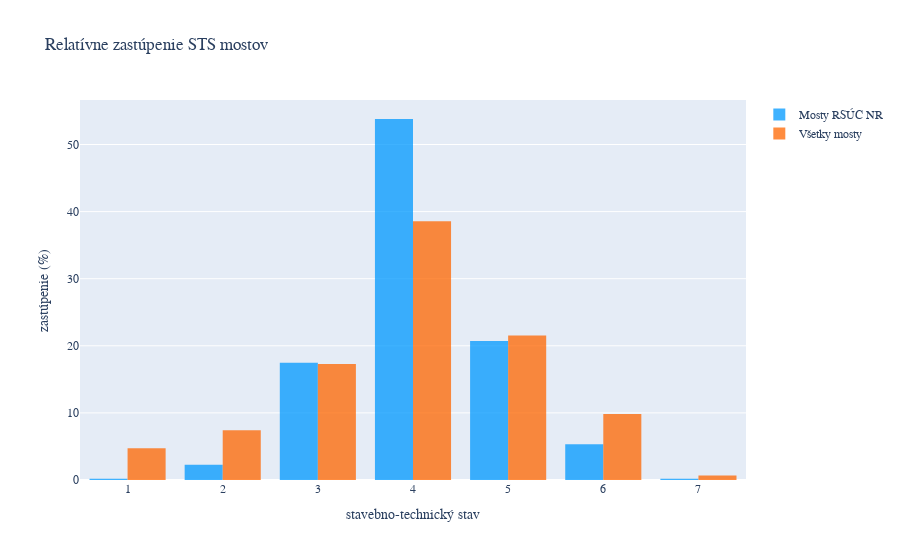

Notebook code for this chart:
### Code cell
import plotly.graph_objects as go

# Creating the histogram for filtered_bridges
trace_filtered = go.Histogram(
    x=filtered_bridges["n_2023"],
    name='Mosty RSÚC NR',
    marker_color='#0099FF ',
    opacity=0.75,
    histnorm='percent',
    offsetgroup=1  # Set offsetgroup to 1 for the bars to be side by side
)

# Creating the histogram for df_bridges_all
trace_all = go.Histogram(
    x=df_bridges_all["n_2023"],
    name='Všetky mosty',
    marker_color='#FF6600',
    opacity=0.75,
    histnorm='percent',
    offsetgroup=2  # Set offsetgroup to 2 for the bars to be side by side
)

# Creating the figure and adding the histograms
fig = go.Figure(data=[trace_filtered, trace_all])

# Update the layout with Montserrat font
fig.update_layout(
    title_text='Relatívne zastúpenie STS mostov',
    xaxis_title_text='stavebno-technický stav',
    yaxis_title_text='zastúpenie (%)',
    barmode='group',  # Set barmode to "group" for bars to be side by side
    font=dict(
        family="Montserrat, sans-serif",  # Set font family to Montserrat
    )
)

# Adjusting the opacity for better visualization
fig.update_traces(opacity=0.75)

fig.show()

### Figure 1 — Plotly figure (JSON) as saved in the notebook; plotly's stock layout.template omitted (floating-point values rounded to 4 significant figures; data arrays with more than 128 entries replaced by an {"elided": "..."} marker saying what was removed)
{"data": [{"histnorm": "percent", "marker": {"color": "#0099FF "}, "name": "Mosty RSÚC NR", "offsetgroup": "1", "opacity": 0.75, "type": "histogram", "x": {"elided": "526 int values"}}, {"histnorm": "percent", "marker": {"color": "#FF6600"}, "name": "Všetky mosty", "offsetgroup": "2", "opacity": 0.75, "type": "histogram", "x": {"elided": "8125 int values"}}], "layout": {"barmode": "group", "font": {"family": "Montserrat, sans-serif"}, "title": {"text": "Relatívne zastúpenie STS mostov"}, "xaxis": {"title": {"text": "stavebno-technický stav"}}, "yaxis": {"title": {"text": "zastúpenie (%)"}}}}
